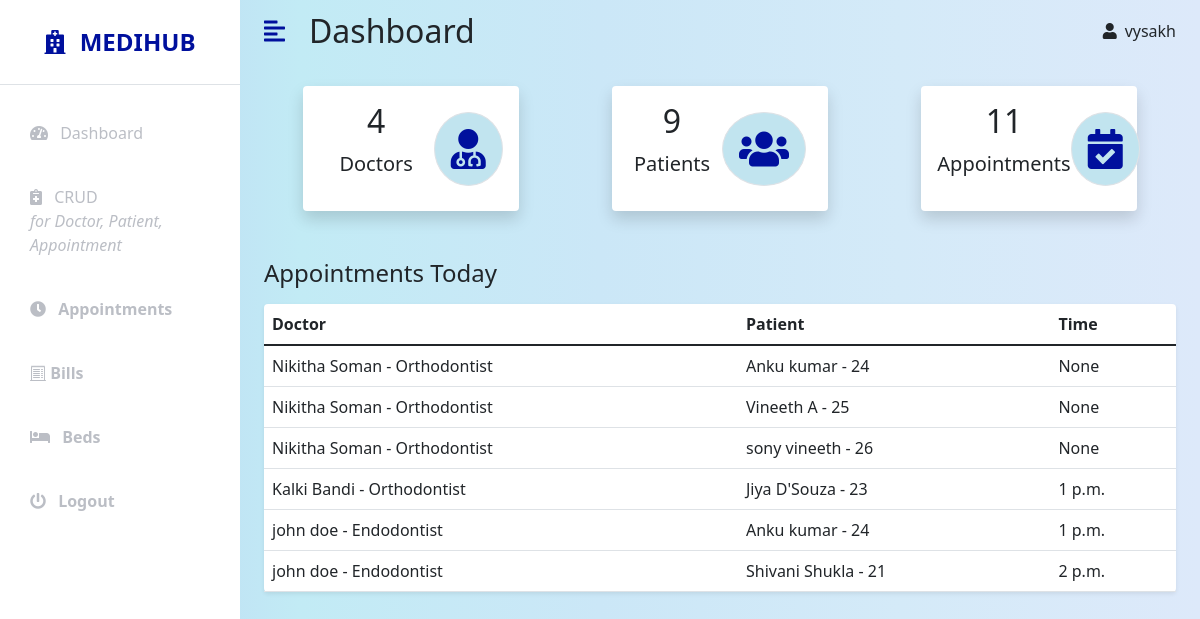
The page /adminapp/ (signed in) on the database its author committed.
### hospital/models.py (models this page shows, shortened)
class Appointment(models.Model):
    doctor = models.ForeignKey(Doctor, on_delete=models.CASCADE, null=True, blank=True)
    patient = models.ForeignKey(Patient, on_delete=models.CASCADE, null=True, blank=True)
    date = models.DateField(null=True, blank=True)
    time = models.TimeField(null=True, blank=True)
    details = models.TextField(max_length=1000, null=True, blank=True)
    confirmed = models.BooleanField(default=False)
    completed = models.BooleanField(default=False)
    class Meta:
        ordering = ['-date', 'time']

class Doctor(models.Model):
    GENDER_CHOICES = [
        ('M', 'Male'),
        ('F', 'Female'),
        ('X', 'Other'),
    ]
    user = models.OneToOneField(User, on_delete=models.CASCADE, null=True, blank=True)
    first_name = models.CharField(max_length=50, null=True, blank=True)
    last_name = models.CharField(max_length=50, null=True, blank=True)
    patients = models.ManyToManyField('Patient')
    gender = models.CharField(max_length=1, choices=GENDER_CHOICES, null=True, blank=True)
    dob = models.DateField(null=True, blank=True)
    department = models.CharField(max_length=50, null=True, blank=True)
    phone = models.CharField(max_length=10, null=True, blank=True)
    address = models.TextField(max_length=400, null=True, blank=True)
    email = models.CharField(max_length=100, null=True, blank=True)
    salary_in_rs = models.IntegerField(null=True, blank=True)
    schedule = models.TextField(max_length=1000, null=True, blank=True)
    def __str__(self):
        return f'{self.first_name} {self.last_name} - {self.department}'

class Patient(models.Model):
    GENDER_CHOICES = [
        ('M', 'Male'),
        ('F', 'Female'),
        ('X', 'Other'),
    ]
    user = models.OneToOneField(User, on_delete=models.CASCADE, null=True, blank=True)
    first_name = models.CharField(max_length=50, null=True, blank=True)
    last_name = models.CharField(max_length=50, null=True, blank=True)
    gender = models.CharField(max_length=1, choices=GENDER_CHOICES, null=True, blank=True)
    dob = models.DateField(null=True, blank=True)
    phone = models.CharField(max_length=10, null=True, blank=True)
    address = models.TextField(max_length=400, null=True, blank=True)
    email = models.CharField(max_length=100, null=True, blank=True)
    admitted = models.BooleanField(default=False)
    def __str__(self):
        return f'{self.first_name} {self.last_name} - {self.id}'

### adminapp/views.py (the view)
# urls.py: path('', views.dashboardView, name='admin-dashboard'),
@login_required(login_url='admin-login')
@user_passes_test(is_admin, login_url='admin-login')
def dashboardView(request):
    numpat=len(Patient.objects.all())
    numdoc=len(Doctor.objects.all())
    numapp=len(Appointment.objects.all().filter(completed=False))
    app=Appointment.objects.all().filter(date=datetime.datetime.today() )
    context={'numpat':numpat,'numdoc':numdoc,'numapp':numapp,'app':app,'page':"dash"}
    return render(request,'adminapp/dashboard.html',context)

### adminapp/views.py (called while the page is built)
def is_admin(user):
    return user.groups.filter(name = 'Administrators').exists()

### adminapp/templates/adminapp/dashboard.html
{% extends 'adminapp/base.html' %}
{% block content %}
<nav class="navbar navbar-expand-lg navbar-light bg-transparent py-1 px-4">
    <div class="d-flex align-items-center justify-content-end">
        <i class="fas fa-align-left primary-text fs-4 me-3" id="menu-toggle"></i>
        <h2 class="fs-2 m-2">Dashboard</h2>
    </div>
    <div class="collapse navbar-collapse" id="navbarSupportedContent">
        <ul class="navbar-nav ms-auto mb-2 mb-lg-0">
            <li class="nav-item dropdown">
                    <i class="fas fa-user me-2"></i>{{user.username}}
            </li>
        </ul>
    </div>
</nav>
<div class="container-fluid px-4 ">
    <div class="row g-3 my-2 d-flex justify-content-around">
        <div class="col-md-3">
            <div class="p-3 bg-white shadow d-flex justify-content-around align-items-center rounded">
                <div class="d-flex row justify-content-around ">
                    <h3 class="fs-2 text-center">{{numdoc}}</h3>
                    <p class="fs-5 text-center">Doctors</p>
                </div>
                <i class="fas fa-user-md fs-1 primary-text border rounded-full secondary-bg p-3"></i>
            </div>
        </div>
        <div class="col-md-3">
            <div class="p-3 bg-white shadow d-flex justify-content-around align-items-center rounded">
                <div>
                    <h3 class="fs-2 text-center">{{numpat}}</h3>
                    <p class="fs-5 text-center">Patients</p>
                </div>
                <i
                    class="fas fa-users fs-1 primary-text border rounded-full secondary-bg p-3"></i>
            </div>
        </div>
        <div class="col-md-3">
            <div class="p-3 bg-white shadow d-flex justify-content-around align-items-center rounded">
                <div>
                    <h3 class="fs-2 text-center">{{numapp}}</h3>
                    <p class="fs-5 text-center">Appointments</p>
                </div>
                <i class="fas fa-calendar-check fs-1 primary-text border rounded-full secondary-bg p-3"></i>
            </div>
        </div>
    </div>
    <div class="row my-5">
        <h3 class="fs-4 mb-3">Appointments Today</h3>
        <div class="col">
            <table class="table bg-white rounded shadow-sm  table-hover">
                <thead>
                    <tr>
                        <th scope="col">Doctor </th>
                        <th scope="col">Patient</th>
                        <th scope="col">Time</th>
                    </tr>
                </thead>
                <tbody>
                    {% for appo in app %}
                    {% if appo.completed == False %}
                    <tr>
                        <td>{{appo.doctor}}</td>
                        <td>{{appo.patient}}</td>
                        <td>{{appo.time}}</td></a>
                    </tr>
                    {% endif %}
                    {% endfor %}
                </tbody>
            </table>
        </div>
    </div>
</div>
{% endblock %}

### adminapp/static/css/style.css (style rules this page uses)
:root { --main-bg-color: #00189d; --main-text-color: #00109d; --second-text-color: #bbbec5; --second-bg-color: #c1e4ef; }
.primary-text { color: var(--main-text-color); }
.secondary-bg { background-color: var(--second-bg-color); }
.rounded-full { border-radius: 100%; }
#menu-toggle { cursor: pointer; }

### rows shown on the page
Appointment: doctor "Nikitha Soman - Orthodontist", patient "Anku kumar - 24", time "None"
Appointment: doctor "Nikitha Soman - Orthodontist", patient "Vineeth A - 25", time "None"
Appointment: doctor "Nikitha Soman - Orthodontist", patient "sony vineeth - 26", time "None"
Appointment: doctor "Kalki Bandi - Orthodontist", patient "Jiya D'Souza - 23", time "1 p.m."
Appointment: doctor "john doe - Endodontist", patient "Anku kumar - 24", time "1 p.m."
Appointment: doctor "john doe - Endodontist", patient "Shivani Shukla - 21", time "2 p.m."

### other values the page prints
{{ user.username }} "vysakh"
{{ numdoc }} "4"
{{ numpat }} "9"
{{ numapp }} "11"
